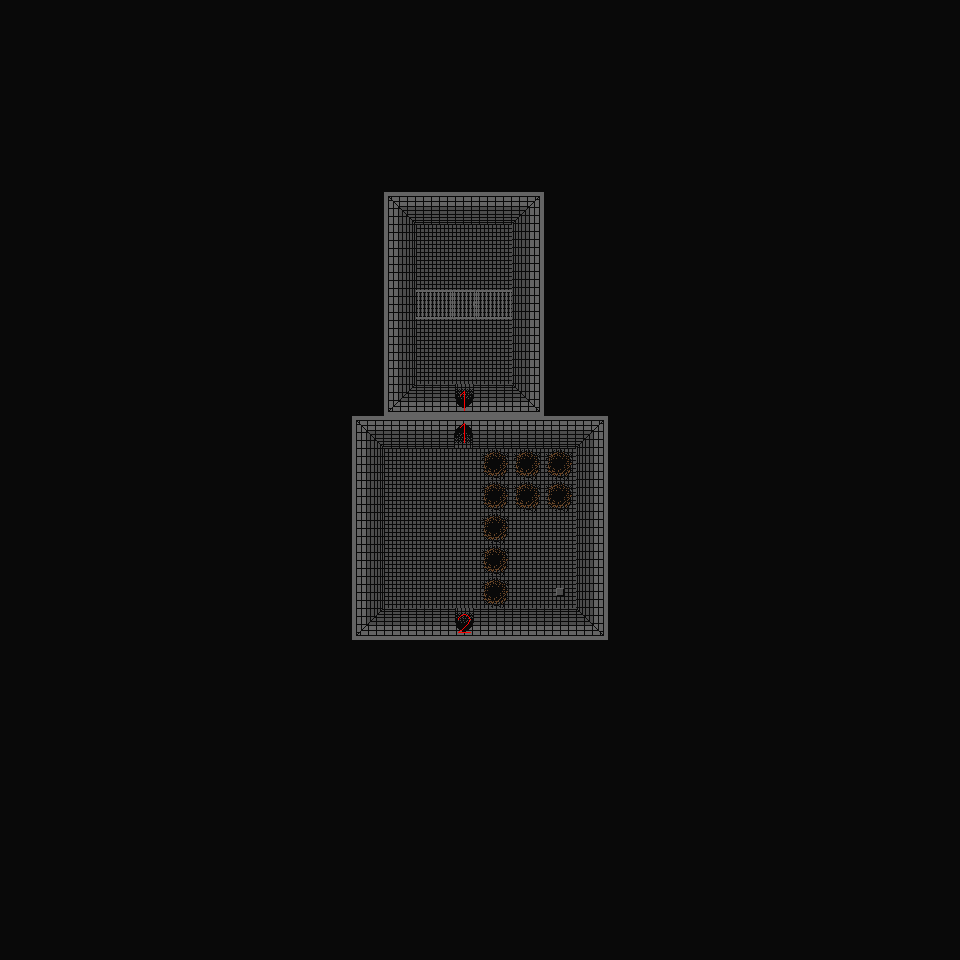

This game map was drawn from its Tiled (.tmx) file and the tilesets committed beside it. A one-line description and the trimmed map source follow:
An orthogonal 30x30 tile map with 32x32 px tiles, 2 tile layers (Map, Objects).

<map version="1.0" orientation="orthogonal" width="30" height="30" tilewidth="32" tileheight="32">
 <tileset firstgid="1" source="../../../Resources/Tilesets/tiles.tsx" />
 <layer name="Map" width="30" height="30">
  <data>[900 cells, 900 non-empty, 12 distinct tile ids]</data>
 </layer>
 <layer name="Objects" width="30" height="30">
  <data>[900 cells, 16 non-empty, 6 distinct tile ids]</data>
 </layer>
</map>
